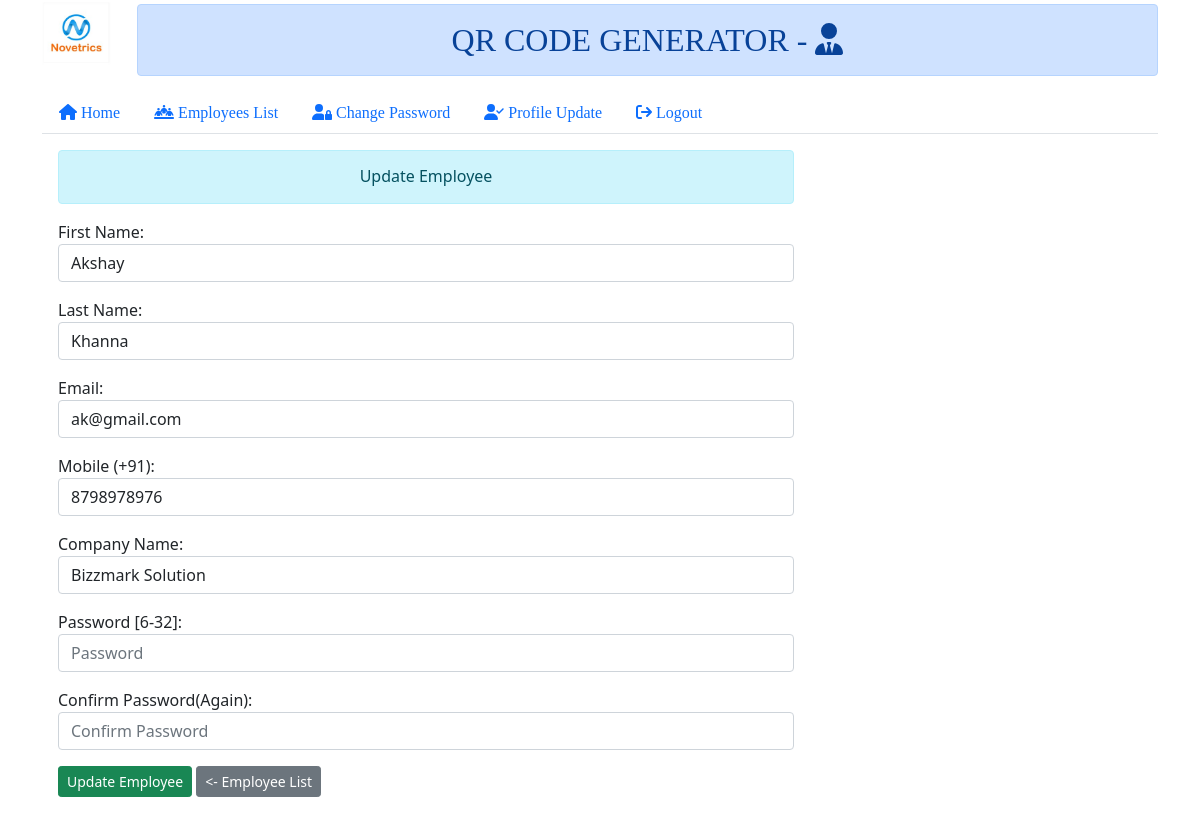
The page /update/8/70810548/ on the database its author committed.
### app/models.py (models this page shows)
class RegistrationModel(models.Model):
    empid=models.CharField(max_length=11)
    fname=models.CharField(max_length=75)
    lname=models.CharField(max_length=75)
    email=models.EmailField()
    mobile=models.CharField(max_length=11)
    website=models.CharField(max_length=75)
    password=models.CharField(max_length=255)
    confirm=models.CharField(max_length=255)
    image=models.ImageField(upload_to='media')
    profile_pic=models.ImageField(upload_to='profile_pic')
    date=models.DateField(auto_now=True)
    pdf=models.CharField(max_length=75)

### app/views.py (the view)
# urls.py: path(r'update/<int:id>/<int:empid>/',appViews.update_record,name='update_record'),
def update_record(request,id,empid):
    get_image=''
    get_pdf=''
    id_no = RegistrationModel.objects.raw('select *from app_registrationmodel where empid=%s',[empid])
    for i in id_no:
        get_image = i.image
        get_pdf = i.pdf
    if request.method == 'POST':
        id = RegistrationModel.objects.get(pk=id)
        form = RegistrationForm(request.POST,instance=id)
        if form.is_valid():
                fname = form.cleaned_data['fname']
                lname = form.cleaned_data['lname']
                email = form.cleaned_data['email']
                mobile = form.cleaned_data['mobile']
                website = form.cleaned_data['website']
                password = form.cleaned_data['password']
                confirm = form.cleaned_data['confirm']
                print('in try generate block executed')
                firstname=fname
                fullname=fname+'_'+lname
                image = Image.new('RGB', (1000, 900), (255, 255, 255))
                draw = ImageDraw.Draw(image)
                font = ImageFont.truetype('arial.ttf', size=45)
                d_date = datetime.datetime.now()
                reg_format_date = d_date.strftime("  %d-%m-%Y\t\t\t\t\t ID CARD Generator\t\t\t\t\t  %I:%M:%S %p")
                print(
                    '+++++++++++++++++++++++++++++++++++++++++++++++++++++++++++++++++++++++++++++++++++++++++++++++++++++++++++++++++++++++')
                print(reg_format_date)
                print(
                    '+++++++++++++++++++++++++++++++++++++++++++++++++++++++++++++++++++++++++++++++++++++++++++++++++++++++++++++++++++++++')
                today = date.today()
                current_date= today.strftime("%b-%d-%Y")
                (x, y) = (50, 50)
                company = "GatePass"
                color = 'rgb(0, 0, 0)' # black color
                font = ImageFont.truetype('arial.ttf', size=80)
                draw.text((x, y), company, fill=color, font=font)
                (x, y) = (50, 145)
                username = request.session.get('username')
                message = str('modi by -> ' + username)
                color = 'rgb(0, 0, 0)'  # black color
                font = ImageFont.truetype('arial.ttf', size=39)
                draw.text((x, y), message, fill=color, font=font)
                (x, y) = (600, 65)
                idno = request.session.get('saved_id')
                if idno==None:
                    idno=empid
                    print('saved id ',idno)
                empid=idno
                message = str('EmpID:' + str(idno))
                color = 'rgb(0, 0, 0)'  # black color
                font = ImageFont.truetype('arial.ttf', size=45)
                draw.text((x, y), message, fill=color, font=font)
                (x, y) = (50, 580)
                fname = str('F: ' + str(fname))
                color = 'rgb(0, 0, 0)'  # black color
                font = ImageFont.truetype('arial.ttf', size=45)
                draw.text((x, y), fname.capitalize(), fill=color, font=font)
                (x, y) = (50, 650)
                fgender = str('L: ' + str(lname))
                color = 'rgb(0, 0, 0)'  # black color
                draw.text((x, y), fgender.capitalize(), fill=color, font=font)
                (x, y) = (50, 720)
                fNo = str('M: ' + str(mobile))
                color = 'rgb(0, 0, 0)'  # black color
                draw.text((x, y), fNo, fill=color, font=font)
                (x, y) = (50, 782)
                femail = str('E: ' + str(email))
                color = 'rgb(0, 0, 0)'  # black color
                draw.text((x, y), femail.capitalize(), fill=color, font=font)
                (x, y) = (50, 845)
                faddress = str('C: ' + str(website))
                color = 'rgb(0, 0, 0)'  # black color
                draw.text((x, y), faddress.capitalize(), fill=color, font=font)
                image.save("image/media/"+str(idno) + '.png')
                QR=qrcode.make(f"Emp-id:{empid}\nFirstName:{firstname}\nLastname:{lname}\nEmail:{email}\nMobile:{mobile}\nCompany:{website}")
                QR.save("image/media/"+str(idno)+'.bmp')
                profile_pic = request.session.get('pic')
                print('profile pic 1',profile_pic)
                if profile_pic == None:
                    profile_pic = "image/profile_pic/"+str(empid) + '.jpg'
                    print('profile pic 2',profile_pic)
                ID = Image.open("image/media/"+str(idno) + '.png')
                QR = Image.open("image/media/"+str(idno) + '.bmp')  # 25x25
                pic = Image.open(profile_pic)  # 25x25
                ID.paste(QR, (450, 175))
                ID.paste(pic, (35, 220))
                ID.save("image/media/"+str(idno) + '.png')
                img="image/media/"+str(idno) + '.png'
                print(('\n\n\nYour ID Card Successfully created in a PNG file ' + str(idno) + '.png'))
                image=Image.open(img)
                if image.mode == "RGBA":
                    image=image.convert("RGB")
                output = get_pdf
                image.save(output,"PDF",resolution=100.0)
                request.session['mobile']=mobile
                id = RegistrationModel.objects.all().last()
                user = firstname.capitalize() + " "+ lname.capitalize()
                username = request.session.get('username')
                userlist = RegistrationModel.objects.order_by('-id')
                subject = 'Welcome To GatePass QR-Code Generator'
                message = 'your qrcode updated successfully PFA '
                from django.core.mail import EmailMessage
                mail = EmailMessage(subject, message, settings.EMAIL_HOST_USER, [email])
                mail.attach_file(output)
                mail.send()
                form.save()
                context ={
                    'username':username,
                    'userlist':userlist,
                    'form':form,
                    'id':id,
                    'user':user,
                    'message':'Gate pass updated for '+user+ ' successfully and qrcode sent on '+email,
                    'class':'success'
                    }
                return render(request,"userlist.html",context)
    else:
        id = RegistrationModel.objects.get(pk=id)
        form = RegistrationForm(instance=id)
    return render(request,'gate_pass_user_update_record.html',{'form':form})

### app/templates/gate_pass_user_update_record.html (shortened to what this page needs)
{% extends 'base.html' %}
{% load static %}
{% block content %}
    <div class="row">
        <div class="col-md-8 m-3">
            <h6 class="text-center alert alert-info">Update Employee</h6>
            <form action="" method="post" novalidate>
                {{form.as_p}}
                <input type="submit" value="Update Employee" class="btn btn-floating btn-success btn-md btn-sm">
                <a href="{% url 'userlist' %}" class="btn btn-secondary text-white btn-sm"><- Employee List</a>
            </form>
        </div>
    </div>
{% endblock content %}

### rows shown on the page
RegistrationModel: fname "Akshay", lname "Khanna", email "ak@gmail.com", mobile "8798978976", website "Bizzmark Solution"
